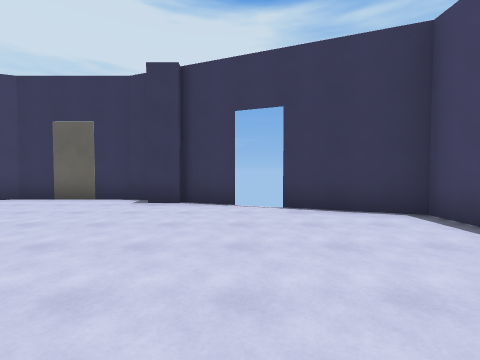
[1] (above)

16 first-person views from a walk through a 3-D level made in the Godot game engine. The camera is 1.5 m above the floor, tilts 2° down and sees 90° across. The floor is counted in squares, 2 m on a side. Each view is taken from the middle of a square. On the plan, view 1 faces up. The plan holds only what a view shows up to about 9 squares ahead; the rest is blank. Surface patterns are stand-ins for the level's own textures.

[2]
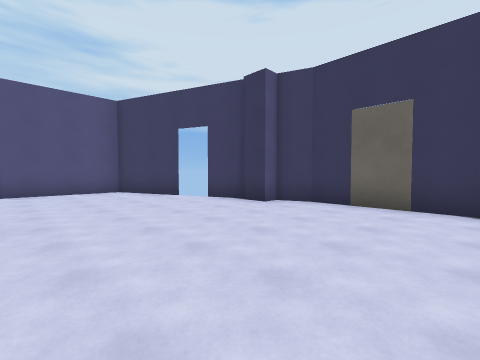

[3]
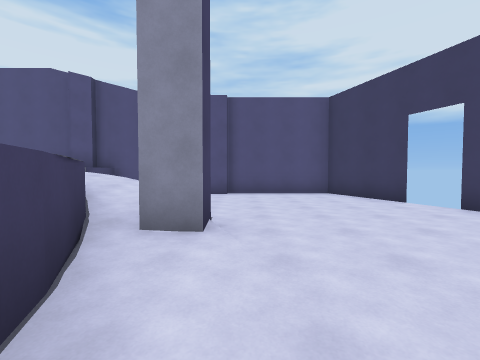

[4]
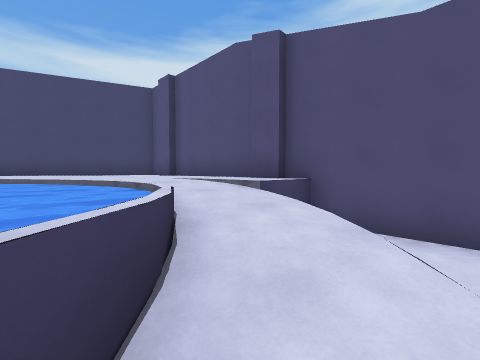

[5]
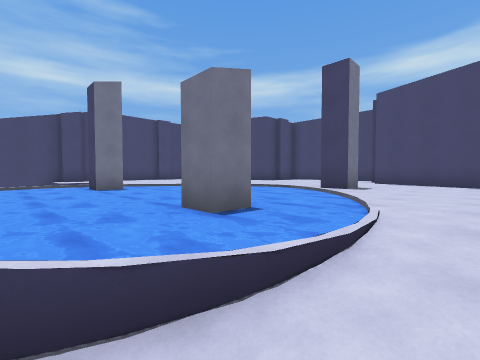

[6]
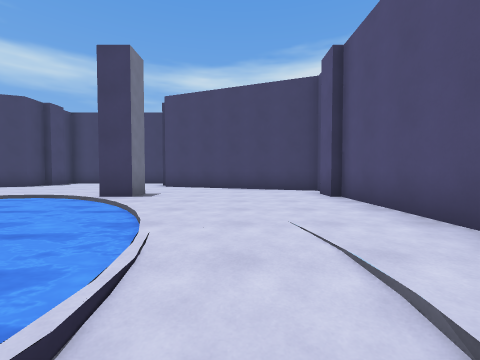

[7]
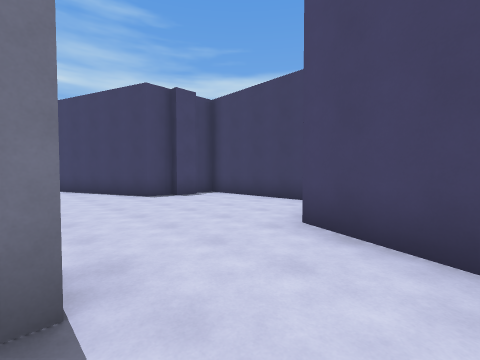

[8]
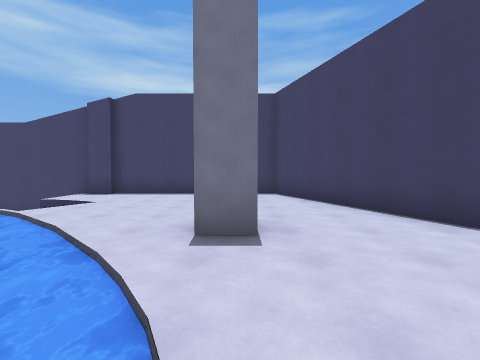

[9]
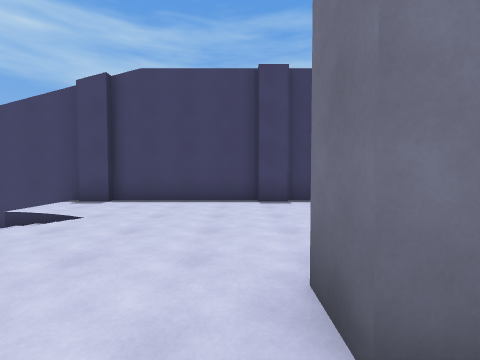

[10]
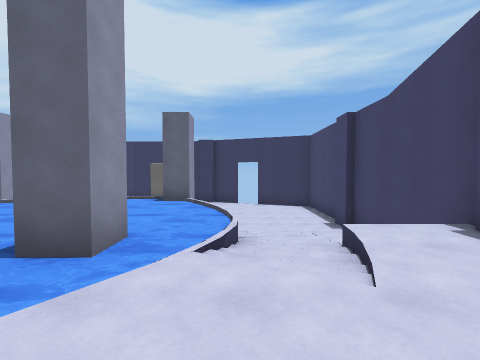

[11]
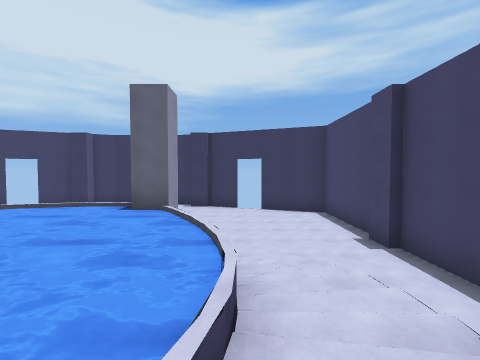

[12]
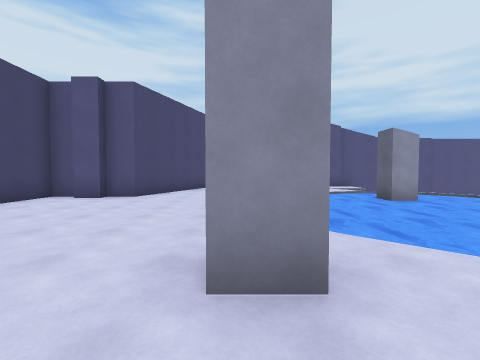

[13]
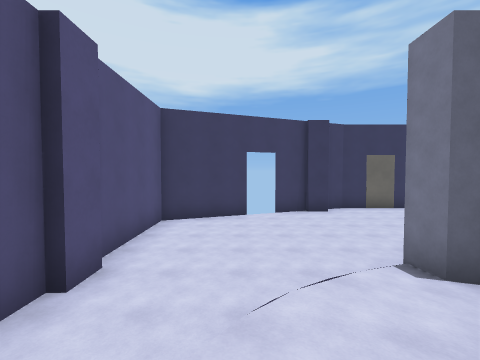

[14]
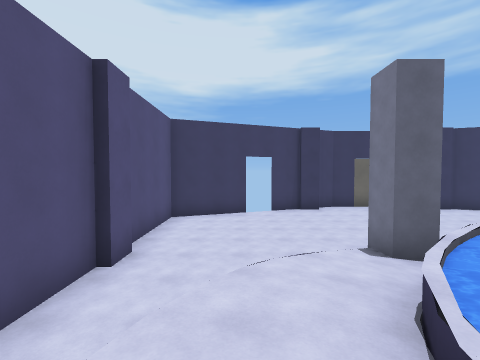

[15]
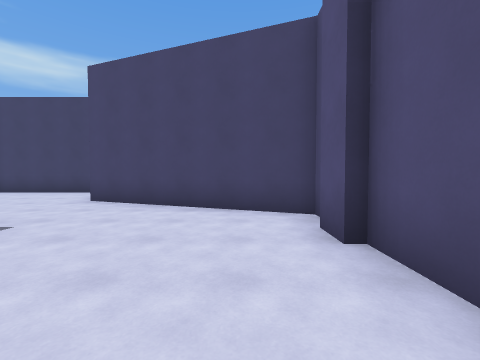

[16]
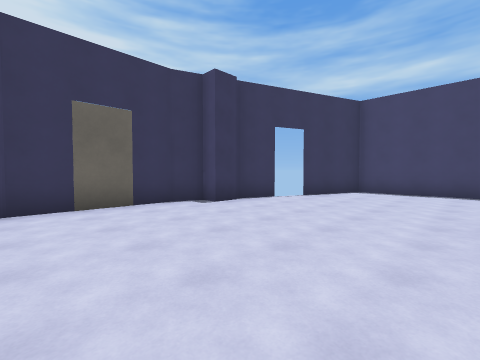

### Floor plan
Key: @ floor where view 1 was taken; # wall or solid block; . main floor; : floor 1.75 m higher than the main floor; / step, stairs or slope; ~ water the walk can cross; ≈ water the walk keeps out of; B block.
Columns run from 13 left of view 1 to 4 right of it. Each row starts with its distance up from view 1.
  7       ##BB##
  6      ##....##
  5  ###..........###
  4 #................#
  3 #................#
  2 #................#
  1 #................#
  0 #..../#.≈~~#.@...#
 -1 #..///≈~~~~~~//..#
 -2 #..//~~~~~~~~//..#
 -3 #.//~~~~~~~~~≈/..#
 -4 #///~~#~~~~#~//::#
 -5 #:::~~~~~~~~~//::#
 -6 #::::~~~~~~~:::::#
 -7 #::::~~~~~~::::::#
 -8 #:::::~~~~:::::::#
 -9 #:::::#::::#:::::#
-10 #::::::::::::::::#
-11 ####::::::::::####
-12    ###::::::###
-13       #::::#
-14       :::::#
-15       ######

Positions as (right, up) in squares from view 1, and headings:
1: (0, 0), facing up
2: (-3, 1), facing up-left
3: (-4, 1), facing left
4: (-8, -1), facing down-left
5: (-10, -2), facing down-right
6: (-10, -3), facing down
7: (-9, -9), facing down-right
8: (-5, -9), facing right
9: (-3, -8), facing right
10: (0, -7), facing up
11: (0, -5), facing up
12: (0, -9), facing left
13: (-10, -3), facing up
14: (-10, -4), facing up
15: (-11, -6), facing down
16: (-6, 1), facing up-right
